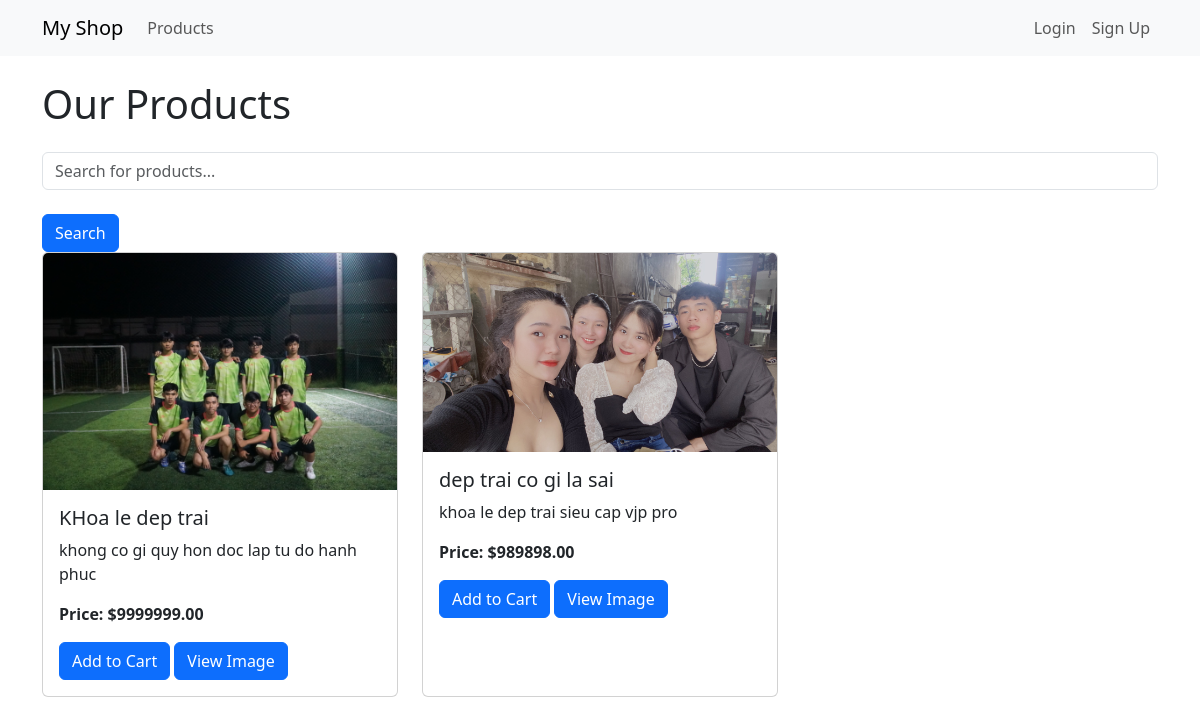
Screenshot of /products/ with the database file from the repository.
### app/models.py (models this page shows, shortened)
class Product(models.Model):
    owner = models.ForeignKey(User, on_delete=models.CASCADE, related_name='products', null=True)
    name = models.CharField(max_length=200)
    price = models.DecimalField(max_digits=10, decimal_places=2)
    image = models.ImageField(upload_to='products/', blank=True, null=True)
    description = models.TextField(blank=True)

### app/views.py (the view, shortened to what this page needs)
# urls.py: path('products/', views.product_list, name='product_list'),
def product_list(request):
    products = Product.objects.all()
    output = ""
    query = request.GET.get('q', '')
    return render(request, 'product_list.html', {
        'products': products,
        'output': output,
        'query': query
    })

### sales_web/logging_filters.py (called while the page is built)
def get_client_ip(request):
    x_forwarded_for = request.META.get('HTTP_X_FORWARDED_FOR')
    if x_forwarded_for:
        ip = x_forwarded_for.split(',')[0]
    else:
        ip = request.META.get('REMOTE_ADDR')
    return ip

    def __call__(self, request):
        thread_local.ip = get_client_ip(request)
        response = self.get_response(request)
        return response

### app/templates/product_list.html (shortened to what this page needs)
{% extends 'base.html' %}
{% block content %}
<h1 class="mb-4">Our Products</h1>
<form method="GET" action="">
    <input type="text" name="q" placeholder="Search for products..." class="form-control mb-4" value="{{ query }}">
    <button type="submit" class="btn btn-primary">Search</button>
</form>
<div class="row row-cols-1 row-cols-md-3 g-4">
    {% for product in products %}
    <div class="col">
        <div class="card h-100">
            {% if product.image %}
                <img src="{{ product.image.url }}" class="card-img-top" alt="{{ product.name }}">
            {% else %}
                <img src="https://via.placeholder.com/300x200" class="card-img-top" alt="Placeholder">
            {% endif %}
            <div class="card-body">
                <h5 class="card-title">{{ product.name }}</h5>
                <p class="card-text">{{ product.description|truncatewords:20 }}</p>
                <p class="card-text"><strong>Price: ${{ product.price }}</strong></p>
                {% if user.is_authenticated %}
                    <a href="{% url 'add_to_cart' product.id %}" class="btn btn-primary">Add to Cart</a>
                {% else %}
                    <a href="{% url 'login' %}?next={% url 'add_to_cart' product.id %}" class="btn btn-primary">Add to Cart</a>
                {% endif %}
                <a href="{% url 'view_file' %}?documents=/media/{{ product.image.name }}" class="btn btn-primary">View Image</a>
            </div>
        </div>
    </div>
    {% empty %}
    <div class="col-12">
        <p>No products available at the moment.</p>
    </div>
    {% endfor %}
</div>
{% endblock %}

### rows the page displays
Product: image (picture), name "KHoa le dep trai", description "khong co gi quy hon doc lap tu do hanh phuc", price "9999999.00"
Product: image (picture), name "dep trai co gi la sai", description "khoa le dep trai sieu cap vjp pro", price "989898.00"
